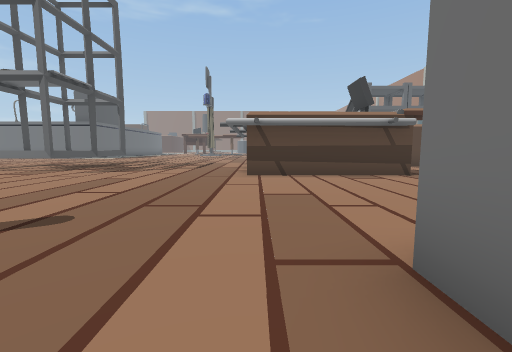
View 1 (above)

16 first-person views from a walk through a 3-D level made in the Unity game engine. The camera is 1.3 m above the floor, tilts 6° down and sees 90° across. The floor is counted in squares, 1.8 m on a side. Each view is taken from the middle of a square. On the plan, view 1 faces up. The plan holds only what a view shows up to about 9 squares ahead; the rest is blank. The place goes on beyond the plan. The player is left out. Some animated figures are left out.

View 2
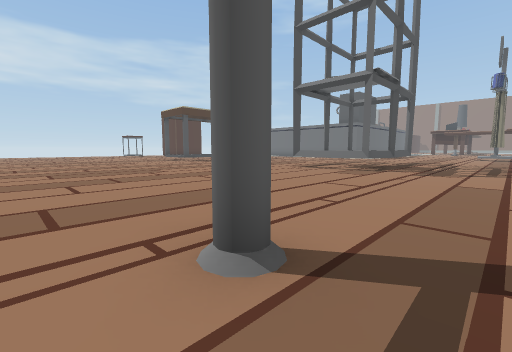

View 3
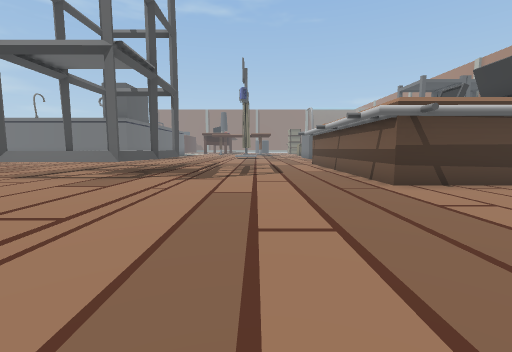

View 4
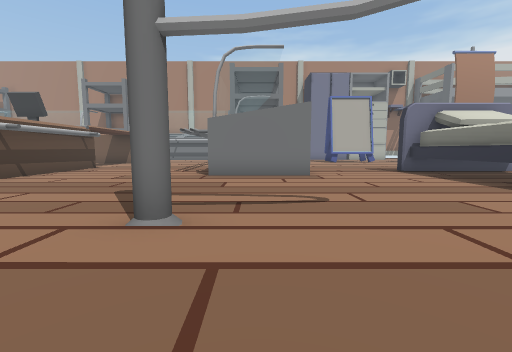

View 5
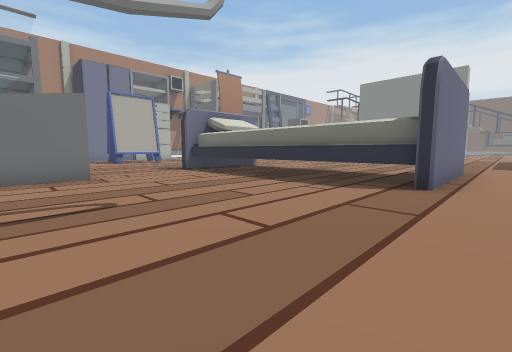

View 6
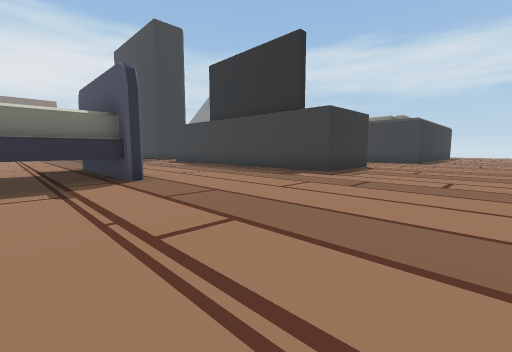

View 7
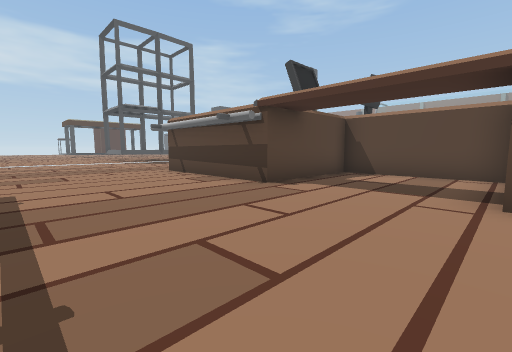

View 8
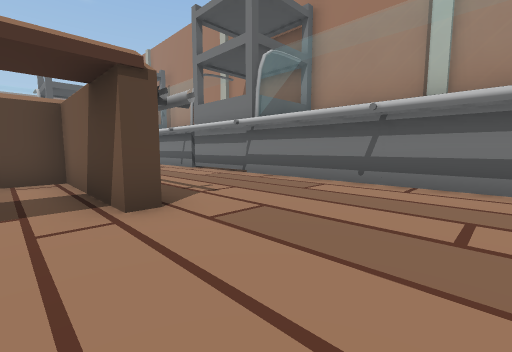

View 9
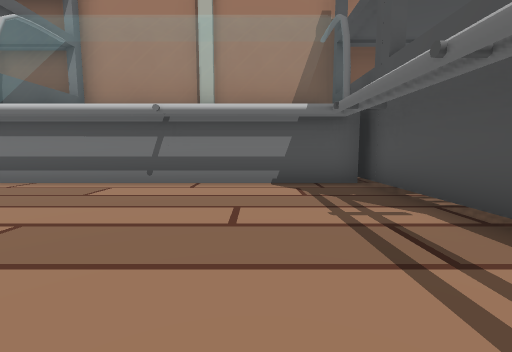

View 10
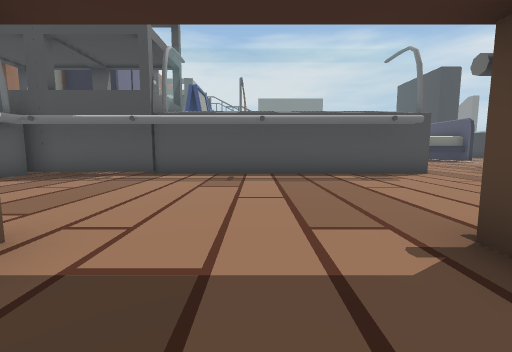

View 11
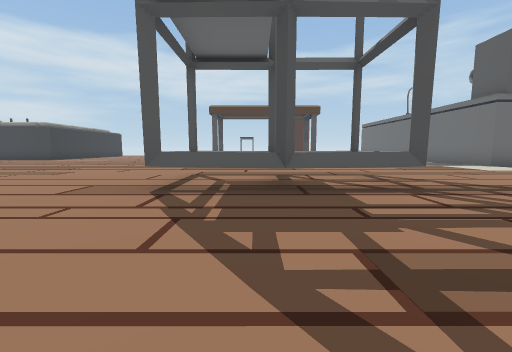

View 12
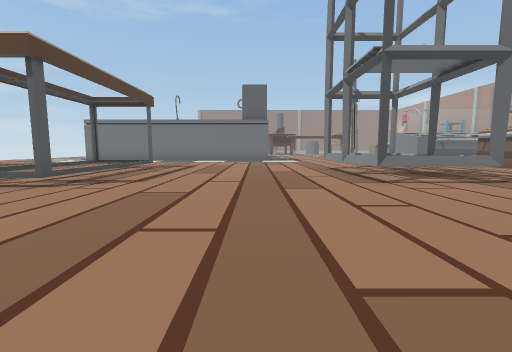

View 13
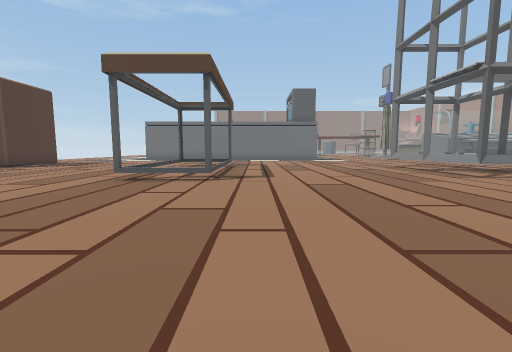

View 14
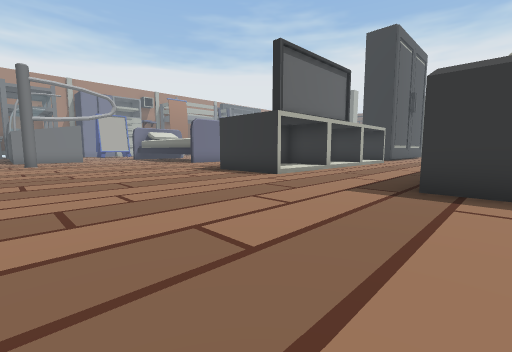

View 15
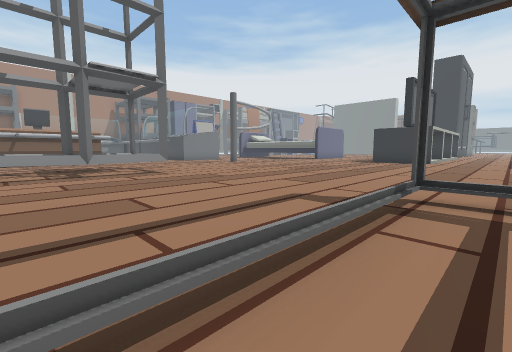

View 16
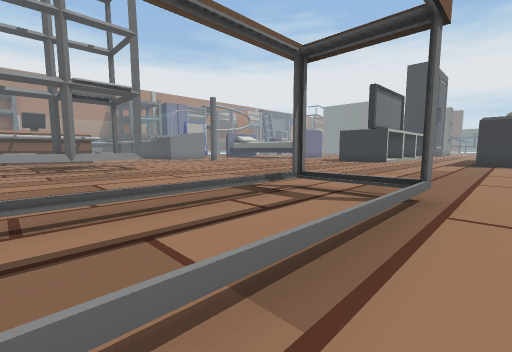

### Floor plan
Key: @ floor where view 1 was taken; # wall or solid block; . main floor; - floor 0.25 m lower than the main floor; / step, stairs or slope; = window, fence, low wall or low ledge; R cash register; T thing the floor can be seen under or through; O other object.
Columns run from 18 left of view 1 to 13 right of it. Each row starts with its distance up from view 1.
 11 ././......===.----#   ##### ---#
 10 ././......=.=.----#   #---# ---#
  9 ././......=.=.----#   R---#----#
  8 ././......=#=.----#   O---#----#
  7 .#/#..........----#####--------#
  6 ..............-----------------#
  5 ..............-----------------#
  4 ..............-----------------#
  3 ..............-----------------#
  2 ..............-----------------#
  1 ..............O----#############
  0 ..............----@#
 -1 ..............-----#
 -2 ..............--------
 -3 ##............--------
 -4   ...###......-------
 -5   .../ #......-------
 -6   .../ #....##T######
 -7   ...   ....#
 -8   ..     ...#
 -9           ..#
-10            ...-
-11            ...-
-12            ...-

Positions as (right, up) in squares from view 1, and headings:
1: (0, 0), facing up
2: (-3, 0), facing up-left
3: (-3, 2), facing up
4: (-7, 0), facing right
5: (-7, 0), facing down-right
6: (-4, 0), facing down-left
7: (8, 3), facing up-left
8: (7, 4), facing up-right
9: (7, 4), facing right
10: (6, 9), facing down
11: (-2, 9), facing left
12: (-11, 2), facing up
13: (-14, 1), facing up
14: (-18, 2), facing down-right
15: (-16, 11), facing down-right
16: (-18, 11), facing down-right
